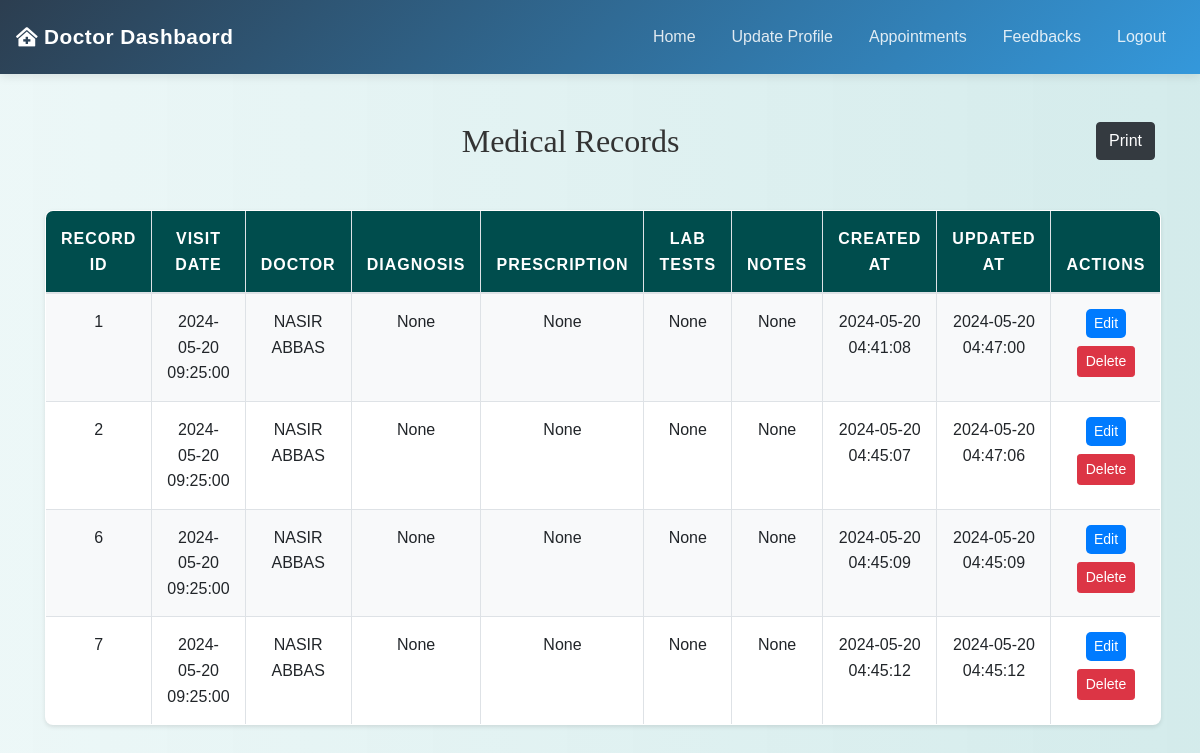
The page /doctor/view_medical_records.php?patient_id=1 (signed in) on the database its author committed.
### tables this page shows
CREATE TABLE `patient_records` (
  `record_id` int(11) NOT NULL,
  `patient_id` int(11) DEFAULT NULL,
  `doctor_id` int(11) DEFAULT NULL,
  `visit_date` datetime DEFAULT NULL,
  `diagnosis` text DEFAULT NULL,
  `prescription` text DEFAULT NULL,
  `lab_tests` text DEFAULT NULL,
  `notes` text DEFAULT NULL,
  `created_at` timestamp NOT NULL DEFAULT current_timestamp(),
  `updated_at` timestamp NOT NULL DEFAULT current_timestamp() ON UPDATE current_timestamp()
);

CREATE TABLE `doctors` (
  `doctor_id` int(11) NOT NULL,
  `username` varchar(255) NOT NULL,
  `password` varchar(255) NOT NULL,
  `email` varchar(255) NOT NULL,
  `profile_pic` varchar(255) DEFAULT NULL,
  `full_name` varchar(255) NOT NULL,
  `clearance_certificate` varchar(255) NOT NULL,
  `certificate_number` varchar(255) NOT NULL,
  `status` enum('pending','approved','rejected') DEFAULT 'pending',
  `created_at` timestamp NOT NULL DEFAULT current_timestamp(),
  `updated_at` timestamp NOT NULL DEFAULT current_timestamp() ON UPDATE current_timestamp(),
  `specialization` varchar(255) DEFAULT NULL,
  `experience` int(11) DEFAULT NULL
);

### doctor/view_medical_records.php (the view, shortened to what this page needs)
<?php
include('config.php');
$patient_id = $_GET['patient_id'] ?? 0;
$sql = "SELECT patient_records.*, users.username AS patient_name, doctors.full_name AS doctor_name
        FROM patient_records
        INNER JOIN users ON patient_records.patient_id = users.id
        INNER JOIN doctors ON patient_records.doctor_id = doctors.doctor_id
        WHERE patient_records.patient_id = ?";
$stmt = mysqli_prepare($conn, $sql);
mysqli_stmt_bind_param($stmt, "i", $patient_id);
mysqli_stmt_execute($stmt);
$result = mysqli_stmt_get_result($stmt);
?>
<!DOCTYPE html>
<html>
<head>
    <link rel="stylesheet" href="https://maxcdn.bootstrapcdn.com/bootstrap/4.5.2/css/bootstrap.min.css">
    <link rel="stylesheet" href="../css/style.css">
</head>
<body>
<?php include('navbar.php'); ?>
<div class="container mt-5">
<a href="" class="btn btn-dark float-right mb-4" onclick="window.print()">Print</a>
    <h2 class="text-center">Medical Records</h2>
    <div class="row">
        <div class="col-md-12">
            <table class="table table-bordered">
                <thead>
                    <tr>
                        <th>Record ID</th>
                        <th>Visit Date</th>
                        <th>Doctor</th>
                        <th>Diagnosis</th>
                        <th>Prescription</th>
                        <th>Lab Tests</th>
                        <th>Notes</th>
                        <th>Created At</th>
                        <th>Updated At</th>
                        <th>Actions</th>
                    </tr>
                </thead>
                <tbody>
                    <?php if (mysqli_num_rows($result) > 0): ?>
                        <?php while ($row = mysqli_fetch_assoc($result)): ?>
                            <tr>
                                <td><?php echo htmlspecialchars($row['record_id']); ?></td>
                                <td><?php echo htmlspecialchars($row['visit_date']); ?></td>
                                <td><?php echo htmlspecialchars($row['doctor_name']); ?></td>
                                <td><?php echo htmlspecialchars($row['diagnosis']); ?></td>
                                <td><?php echo htmlspecialchars($row['prescription']); ?></td>
                                <td><?php echo htmlspecialchars($row['lab_tests']); ?></td>
                                <td><?php echo htmlspecialchars($row['notes']); ?></td>
                                <td><?php echo htmlspecialchars($row['created_at']); ?></td>
                                <td><?php echo htmlspecialchars($row['updated_at']); ?></td>
                                <td>
                                    <a href="edit_medical_record.php?record_id=<?php echo $row['record_id']; ?>" class="btn btn-primary btn-sm">Edit</a>
                                    <form action="delete_medical_record.php" method="post" style="display:inline;">
                                        <button type="submit" class="mt-2 btn btn-danger btn-sm" onclick="return confirm('Are you sure you want to delete this record?')">Delete</button>
                                    </form>
                                </td>
                            </tr>
                        <?php endwhile; ?>
                    <?php else: ?>
                        <tr>
                            <td colspan="10" class="text-center text-danger">No medical records found for this patient.</td>
                        </tr>
                    <?php endif; ?>
                </tbody>
            </table>
        </div>
    </div>
</div>
</body>
</html>

### css/style.css (style rules this page uses)
body { background: linear-gradient(90deg, rgba(233, 246, 246, 0.831), rgba(207, 233, 233, 0.9)); font-family: 'Arial', sans-serif; color: #333; line-height: 1.6; }
h1, h2, h3, h4 { text-align: center; margin-top: 30px; margin-bottom: 30px; font-family: 'Georgia', serif; }
.container { margin-bottom: 40px; }
.table { width: 100%; border-collapse: collapse; margin-top: 20px; font-size: 16px; background-color: #ffffff; border-radius: 8px; overflow: hidden; box-shadow: 0 2px 4px rgba(0, 0, 0, 0.1); }
.table th, .table td { padding: 15px; border: 1px solid #dee2e6; text-align: center; }
.table thead th { background-color: #004d4d; color: white; font-weight: bold; text-transform: uppercase; letter-spacing: 1px; }
.table tbody tr:nth-child(odd) { background-color: #f8f9fa; }
.btn-primary { color: #fff; border: none; border-radius: 5px; cursor: pointer; transition: background-color 0.3s ease; }
a { color: #006666; text-decoration: none; font-weight: bold; }

### rows shown on the page
patient_records: record_id "1", visit_date "2024-05-20 09:25:00", doctor.full_name "NASIR ABBAS", diagnosis "None", prescription "None", lab_tests "None", notes "None", created_at "2024-05-20 04:41:08", updated_at "2024-05-20 04:47:00"
patient_records: record_id "2", visit_date "2024-05-20 09:25:00", doctor.full_name "NASIR ABBAS", diagnosis "None", prescription "None", lab_tests "None", notes "None", created_at "2024-05-20 04:45:07", updated_at "2024-05-20 04:47:06"
patient_records: record_id "6", visit_date "2024-05-20 09:25:00", doctor.full_name "NASIR ABBAS", diagnosis "None", prescription "None", lab_tests "None", notes "None", created_at "2024-05-20 04:45:09", updated_at "2024-05-20 04:45:09"
patient_records: record_id "7", visit_date "2024-05-20 09:25:00", doctor.full_name "NASIR ABBAS", diagnosis "None", prescription "None", lab_tests "None", notes "None", created_at "2024-05-20 04:45:12", updated_at "2024-05-20 04:45:12"
